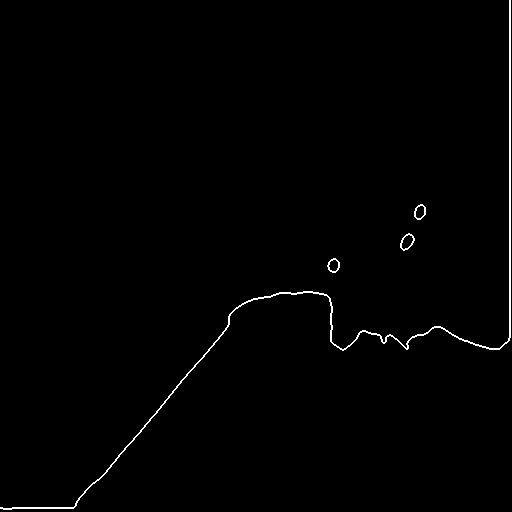

This figure's Python source:
import numpy as np
import matplotlib.pyplot as plt
from skimage import io
from skimage.segmentation import watershed
from skimage.segmentation import mark_boundaries, find_boundaries
from skimage.filters import sobel
import sys
import cv2
np.set_printoptions(threshold=sys.maxsize)
myimage = io.imread('output15.png')
# plt.imshow(myimage, cmap=plt.cm.gray)
# plt.show()

hist = np.histogram(myimage, bins= np.arange(0,256))
# fig, (ax1, ax2) = plt.subplots(1,2,figsize=(8,3))
# # ax1.imshow(myimage, cmap=plt.cm.gray, interpolation='nearest')
# ax1.axis('off')
# ax2.plot(hist[1][:-1], hist[0], lw=2)
# ax2.set_title('histogram of grey values')
# plt.show()

selected_pixles = []
for i in hist[1][:-1]:
    if hist[0][i] >= 700:
        selected_pixles.append(i)

image = sobel(myimage)
# fig, ax = plt.subplots(figsize=(4, 3))
# ax.imshow(image, cmap=plt.cm.gray, interpolation='nearest')
# ax.axis('off')
# ax.set_title('elevation_map')

markers = np.zeros_like(myimage)
markers[myimage < min(selected_pixles)] = 1
markers[myimage > max(selected_pixles)] = 2
# fig, ax = plt.subplots(figsize=(4, 3))
# ax.imshow(markers, cmap=plt.cm.gray, interpolation='nearest')
# ax.axis('off')
# ax.set_title('markers')
markers = cv2.normalize(markers, dst=None, alpha=0, beta=255,norm_type=cv2.NORM_MINMAX, dtype=cv2.CV_8U)
cv2.imshow("markers",markers)
seg = watershed(image, markers=markers)
#print(np.shape(seg[1]))
# fig, ax = plt.subplots(figsize=(4, 3))
# ax.imshow(seg, cmap=plt.cm.gray, interpolation='nearest')
# ax.axis('off')
# ax.set_title('segmentation')
# plt.show()



# bound = mark_boundaries(seg,seg, mode='thick')
# #print(np.shape(bound[0]))
# plt.imshow(bound, cmap=plt.cm.gray)
# plt.show()

bounder = find_boundaries(seg, mode='thick').astype(np.uint8)
# fig, ax = plt.subplots(figsize=(4, 3))
# ax.imshow(bounder, cmap=plt.cm.gray, interpolation='nearest')
# white = [255,255,255]

# print("shape: ",bounder.shape)
ret,thresh_binary = cv2.threshold(markers,0,255,cv2.THRESH_BINARY)
    # findcontours
# print(re
#t)
contours, hierarchy = cv2.findContours(image =thresh_binary , mode = cv2.RETR_TREE,method = cv2.CHAIN_APPROX_SIMPLE)

# create an empty mask
mask = np.zeros((512,512),dtype=np.uint8)

# loop through the contours
# print(contours)
j = 0
for i,cnt in enumerate(contours):
        # if the contour has no other contours inside of it
        if hierarchy[0][i][2] == -1 :
                # if the size of the contour is greater than a threshold
                if  cv2.contourArea(cnt) > 10000:
                        cv2.drawContours(mask,[cnt], 0, (255), -1)
                        j = i

cnts = contours[j]         
 
all_pixels = []      
for i in range(0, len(cnts)):
    for j in range(0,len(cnts[i])):
        all_pixels.append(cnts[i][j])  
# print(all_pixels)
image=np.zeros((512,512),np.uint8)
plt.plot()
for z in all_pixels:
    z = z.tolist()
    cv2.circle(image,z,0,(255,255,255),-1)
cv2.imshow("front view",image)
maxHeight = 512
maxWidth = 512
a = np.float32(image)
b = np.float32([[0,0],
               [0,maxHeight-1],
               [maxWidth-1,maxHeight-1],
               [maxWidth-1,0]])
img=np.zeros((512,512),np.uint8)
# M = cv2.getPerspectiveTransform(a,b)
# top_view = cv2.warpPerspective(img,M,(maxWidth,maxHeight),flags=cv2.INTER_LINEAR)
cv2.waitKey(0)
# cv2.imshow("top view",top_view)
# cv2.waitKey(0)
# result = cv2.normalize(bounder, dst=None, alpha=0, beta=255,norm_type=cv2.NORM_MINMAX, dtype=cv2.CV_8U)
# markers = cv2.normalize(markers, dst=None, alpha=0, beta=255,norm_type=cv2.NORM_MINMAX, dtype=cv2.CV_8U)
# # cv2.imwrite(f"boundary.png", result) 
# cv2.imshow("markers",markers)
# cv2.imshow("mask",mask)
# # cv2.imshow("boundary",result)
# cv2.waitKey(0)
# list = np.where(mask==0)
# x,y = list
# # print(x)
# # print(y)
# # zipped = np.column_stack((x,y))
# zipped = np.c_[y,x]
# zipped = zipped.tolist()
# file = open("boundary.txt","w")
# # write = np.array_str(zipped)
# # file.write(zipped)
# # file.close()

# image=np.zeros((512,512),np.uint8)
# # image, centerOfCircle, radius, color, thickness
# for z in zipped:
#     cv2.circle(image,z,0,(255,255,255),-1)
# # plt.plot(x, y,"o")
# # plt.show()

# cv2.imshow("bound",image)
# cv2.waitKey(0)
# # print(zipped)
# # ax.axis('off')
# # ax.set_title('boundary')
# # plt.show()
# # print(bounder)
# # print(list)
# # print(X)
# # print(Y)
